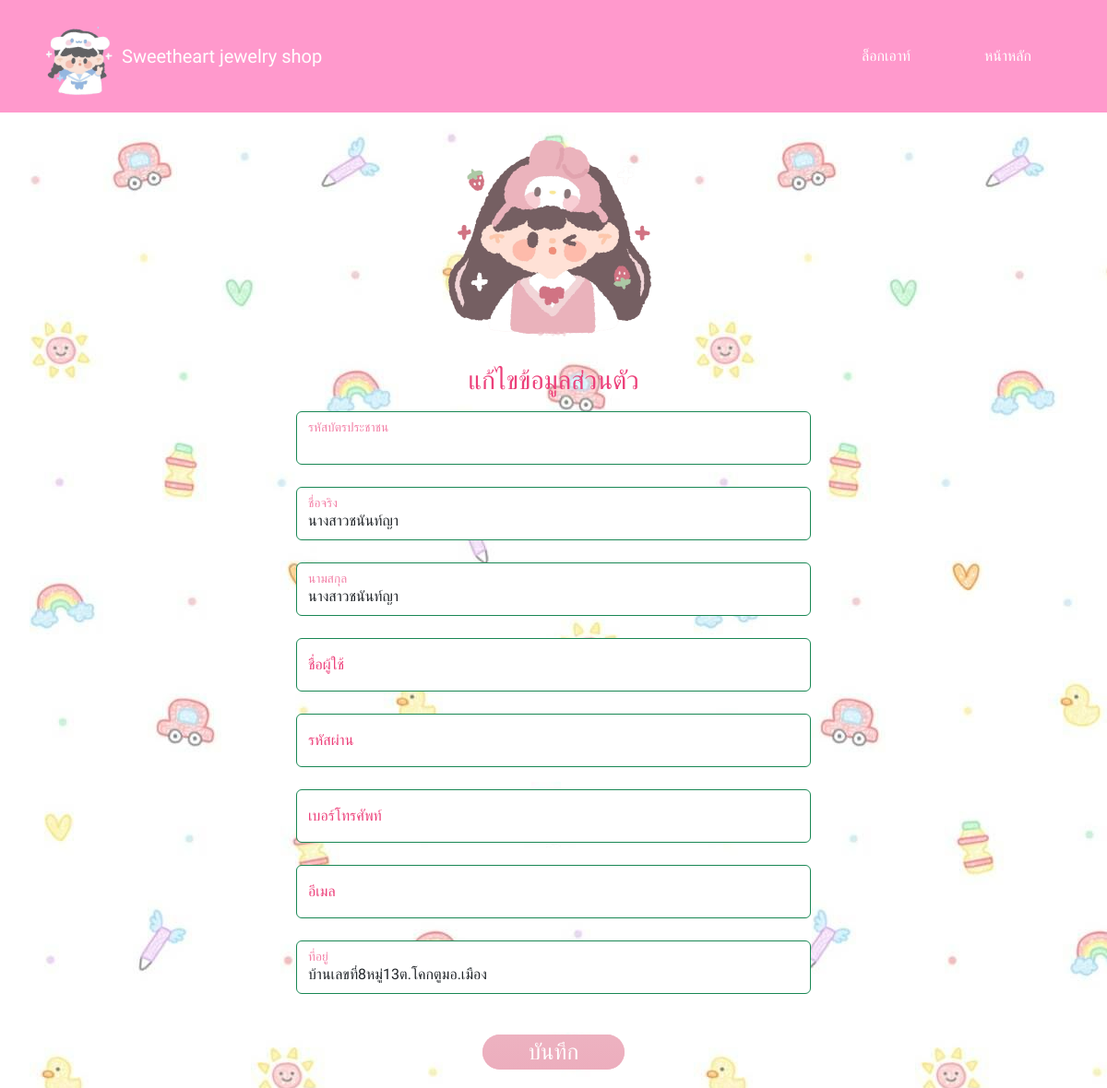
/edit.php (signed in), run on the app's committed database.
### tables this page shows
CREATE TABLE `member_tbl` (
  `type` varchar(50) NOT NULL DEFAULT '0' COMMENT '1=admin 0=user',
  `namem` varchar(70) NOT NULL,
  `lnamem` varchar(70) NOT NULL,
  `user` varchar(150) NOT NULL,
  `password` varchar(20) NOT NULL,
  `idc` varchar(13) NOT NULL,
  `phone` varchar(10) NOT NULL COMMENT 'เบอร์โทร',
  `gmail` varchar(150) NOT NULL COMMENT 'อีเมล',
  `address` varchar(255) NOT NULL COMMENT 'ที่อยู่'
);

### edit.php (the view, shortened to what this page needs)
<?php
include('connect.php');
$idc = $_SESSION['idc'];
$data = "SELECT * FROM member_tbl WHERE idc LIKE '$idc'";
$re_data = mysqli_query($conn, $data);
if ($re_data) {
    $rw_data = mysqli_fetch_array($re_data);
?>
<!DOCTYPE html>
<html lang="en">
<head>
  <link href="https://cdn.jsdelivr.net/npm/bootstrap@5.2.3/dist/css/bootstrap.min.css" rel="stylesheet">
<link rel="stylesheet" href="upload.css" />
</head>
<body  background="ad_image/43.jpg" class="text-center">
<nav class="navbar navbar-light navbar-expand-md py-3" style="background-color:#FF99CC;">
    <div class="container"><img style="width: 90px;height: 90px;" src="ad_image/50.png" /><a class="navbar-brand d-flex align-items-center"><span style="color:#fff">Sweetheart jewelry shop<br />
    </span></a><button class="navbar-toggler" data-bs-toggle="collapse" data-bs-target="#navcol-3"><span class="visually-hidden">Toggle navigation</span><span class="navbar-toggler-icon"></span></button>
        <button class="btn-5" onclick="document.location='ad_member.php'">ล็อกเอาท์</button>
        <button class="btn-5" onclick="document.location='ad_home.php'">หน้าหลัก</button>
    </div>
</nav>
<div class="container">
  <div class="d-flex justify-content-center">
    <div class="col-md-8 col-lg-6 col-xl-5-col-xxl-4">
  <main class="form-signin w-100 m-auto">
    <form action="edit_pro.php" method="GET">
      <img class="mb-4" src="ad_image/48.png" alt="" width="250" height="250">
        <h1 class="h3 mb-3 fw-normal"><font style="vertical-align: inherit;"><font style="vertical-align: inherit;">แก้ไขข้อมูลส่วนตัว<?php echo $rw_data['user'];?></font></font></h1>
      <div class="form-floating">
        <input type="text"  class="form-control border-success" name = "idc" id="floatinginput"  value="<?php echo $rw_data['idc'];?>">
        <label for="floating"><font "><font  required>รหัสบัตรประชาชน</font></font></label><br>
      </div>
      <div class="form-floating">
        <input type="text"  class="form-control border-success" name = "namem" id="floatinginput"  placeholder="ชื่อสินค้า" value="<?php echo $rw_data['namem'];?>">
        <label for="floating"><font "><font  required>ชื่อจริง</font></font></label><br>
      </div>
      <div class="form-floating">
        <input type="text"  class="form-control border-success" name = "lnamem" id="floatinginput" placeholder="ราคาสินค้า" value="<?php echo $rw_data['namem'];?>">
        <label for="floating"><font "><font  required>นามสกุล</font></font></label><br>
      </div>
      <div class="form-floating">
        <input type="text"  class="form-control border-success" name = "user" id="floatinginput" placeholder="จำนวนสินค้า" value="<?php echo $rw_data['user'];?>">
        <label for="floating"><font><font  required>ชื่อผู้ใช้</font></font></label><br>
      </div>
      <div class="form-floating">
        <input type="text"  class="form-control border-success" name = "password" id="floatinginput" placeholder="จำนวนสินค้า" value="<?php echo $rw_data['password'];?>">
        <label for="floating"><font><font  required>รหัสผ่าน</font></font></label><br>
      </div>
      <div class="form-floating">
        <input type="text"  class="form-control border-success" name = "phone" id="floatinginput" placeholder="จำนวนสินค้า" value="<?php echo $rw_data['phone'];?>">
        <label for="floating"><font><font  required>เบอร์โทรศัพท์</font></font></label><br>
      </div>
      <div class="form-floating">
        <input type="text"  class="form-control border-success" name = "gmail" id="floatinginput" placeholder="จำนวนสินค้า" value="<?php echo $rw_data['gmail'];?>">
        <label for="floating"><font><font  required>อีเมล</font></font></label><br>
      </div>
      <div class="form-floating">
        <input type="text"  class="form-control border-success" name = "address" id="floatinginput" placeholder="ที่อยู่" value="<?php echo $rw_data['address'];?>">
        <label for="floating"><font><font  required>ที่อยู่</font></font></label><br>
      </div>
      <button class="btn-4">บันทึก</button>
</div>
</div>
</div>
    </body>
    <?
    }
    ?>
</html>

### edit.php (style rules this page uses)
button { padding: 1px 50px; font-size: 1.5rem; cursor: pointer; border: 0px; background: transparent; position: relative; margin: 20px; transition: all 0.25s ease; }
.btn-4 { color: #fff; overflow: hidden; border-radius: 30px; box-shadow: 0px -0px 0px 0px rgba(204, 102, 153, 0.5), 0px 0px 0px 0px rgba(204, 102, 204, 0.5); }
.btn-4::after { content: ""; width: 400px; height: 400px; position: absolute; top: -50px; left: -100px; background-color: #EEB8C5; background-image: linear-gradient(#EEB8C5 0%, #E688A1 100%, #F14668 50%); z-index: -1; transition: all 0.25s ease; }
.btn-5 { padding: 10px 20px; font-size: 1.0rem; color: #fff; overflow: hidden; border-radius: 30px; box-shadow: 0px -0px 0px 0px rgba(204, 102, 153, 0.5), 0px 0px 0px 0px rgba(204, 102, 204, 0.5); }
.btn-5::after { content: ""; width: 400px; height: 400px; position: absolute; top: -50px; left: -100px; background-color: #FF3399; background-image: linear-gradient(#FF99CC 25%, #FF6699 25%, #FF6699 50%); z-index: -1; transition: all 0.25s ease; }
body { font-family: 'Mali', cursive ; color:#ec407a; background-size: auto; }

### data on the page
member_tbl: namem "นางสาวชนันท์ญา", lnamem "นางสาวชนันท์ญา", address "บ้านเลขที่8หมู่13ต.โคกตูมอ.เมือง"
